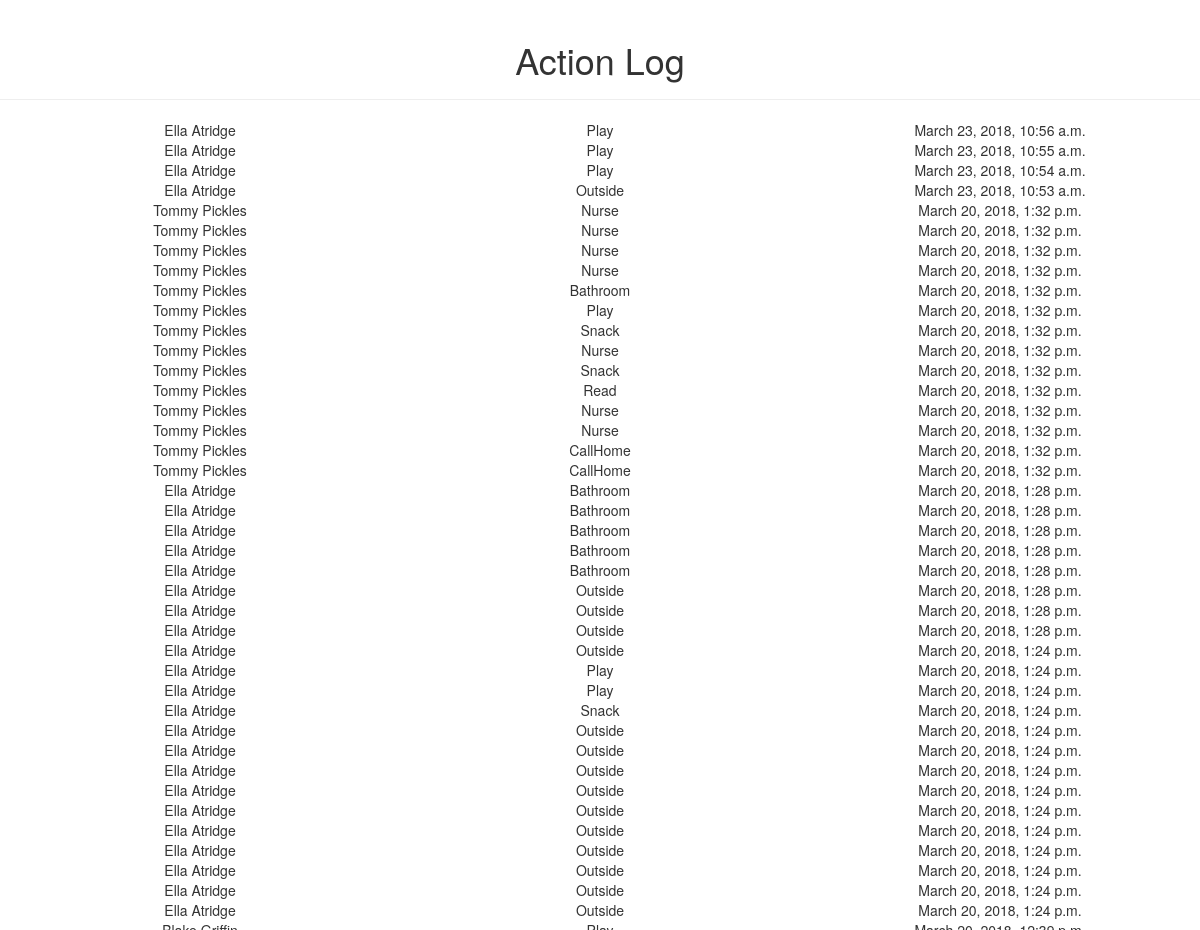
The page /actions/ (signed in, upper part) on the database as committed earlier.
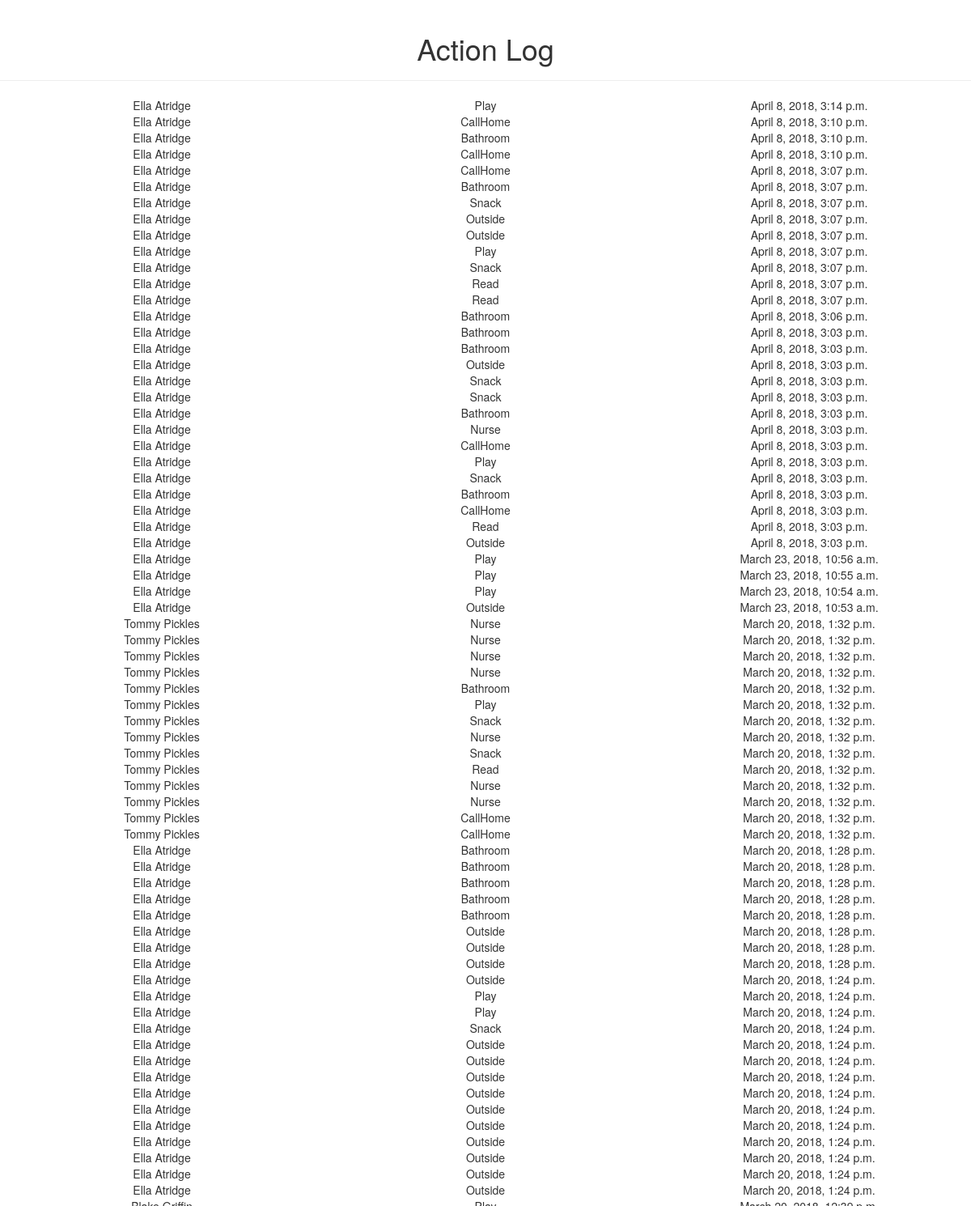
The same page on the database as committed later.
### webApp/models.py (models this page shows, shortened)
class Action(models.Model):
    ACTION_CHOICES = [('S', 'Snack'), ('P', 'Play'), ('O', 'Outside'), ('B', 'Bathroom'), ('C', 'CallHome'), ('N', 'Nurse'), ('R', 'Read')]
    time = models.DateTimeField()
    action = models.CharField(max_length=1, choices=ACTION_CHOICES)
    student = models.ForeignKey('Student', on_delete=models.CASCADE)
    class Meta:
        ordering = ['-time']

class Student(models.Model):
    first_name = models.CharField(max_length=50)
    last_name = models.CharField(max_length=50)
    date_of_birth = models.DateField()
    gender = models.CharField(max_length=10, choices=[('M', 'Male'), ('F', 'Female')])
    parent = models.ForeignKey(User, null=True, blank=True, on_delete=models.CASCADE)
    def __str__(self):
        return(self.first_name + ' ' + self.last_name)
    class Meta:
        unique_together = [("first_name", "last_name", "date_of_birth")]
        ordering = ['last_name']

### webApp/views.py (the view)
# urls.py: url(r'^actions/$', views.action_log, name='action_log'),
def action_log(request):
    if request.user.is_authenticated:
        if request.user.is_staff:
            actions = Action.objects.all()
            return render(request, 'action_log.html', {'actions': actions})
        else:
            return redirect('/unauth')
    else:
        return redirect('/accounts/login')

### webApp/templates/action_log.html
{% extends "base.html" %}
{% block content %}
<div class="page-header">
  <h1 class="text-center"> Action Log </h1>
</div>
{% for action in actions %}
  <div class="text-center">
    <div class="col-md-4">
      {{ action.student }}
    </div>
    <div class="col-md-4">
        {{ action.get_action_display }}
    </div>
    <div class="col-md-4">
        {{ action.time }}
    </div>
  </div>
{% endfor %}
{% endblock %}

Rows that differ between the two databases and show on the page:
added Action: student "Ella Atridge", action "Play", time "April 8, 2018, 3:14 p.m."
added Action: student "Ella Atridge", action "CallHome", time "April 8, 2018, 3:10 p.m."
added Action: student "Ella Atridge", action "Bathroom", time "April 8, 2018, 3:10 p.m."
added Action: student "Ella Atridge", action "CallHome", time "April 8, 2018, 3:10 p.m."
added Action: student "Ella Atridge", action "CallHome", time "April 8, 2018, 3:07 p.m."
added Action: student "Ella Atridge", action "Bathroom", time "April 8, 2018, 3:07 p.m."
added Action: student "Ella Atridge", action "Snack", time "April 8, 2018, 3:07 p.m."
added Action: student "Ella Atridge", action "Outside", time "April 8, 2018, 3:07 p.m."
added Action: student "Ella Atridge", action "Outside", time "April 8, 2018, 3:07 p.m."
added Action: student "Ella Atridge", action "Play", time "April 8, 2018, 3:07 p.m."
added Action: student "Ella Atridge", action "Snack", time "April 8, 2018, 3:07 p.m."
added Action: student "Ella Atridge", action "Read", time "April 8, 2018, 3:07 p.m."
added Action: student "Ella Atridge", action "Read", time "April 8, 2018, 3:07 p.m."
added Action: student "Ella Atridge", action "Bathroom", time "April 8, 2018, 3:06 p.m."
added Action: student "Ella Atridge", action "Bathroom", time "April 8, 2018, 3:03 p.m."
added Action: student "Ella Atridge", action "Bathroom", time "April 8, 2018, 3:03 p.m."
added Action: student "Ella Atridge", action "Outside", time "April 8, 2018, 3:03 p.m."
added Action: student "Ella Atridge", action "Snack", time "April 8, 2018, 3:03 p.m."
added Action: student "Ella Atridge", action "Snack", time "April 8, 2018, 3:03 p.m."
added Action: student "Ella Atridge", action "Bathroom", time "April 8, 2018, 3:03 p.m."
added Action: student "Ella Atridge", action "Nurse", time "April 8, 2018, 3:03 p.m."
added Action: student "Ella Atridge", action "CallHome", time "April 8, 2018, 3:03 p.m."
added Action: student "Ella Atridge", action "Play", time "April 8, 2018, 3:03 p.m."
added Action: student "Ella Atridge", action "Snack", time "April 8, 2018, 3:03 p.m."
added Action: student "Ella Atridge", action "Bathroom", time "April 8, 2018, 3:03 p.m."
added Action: student "Ella Atridge", action "CallHome", time "April 8, 2018, 3:03 p.m."
added Action: student "Ella Atridge", action "Read", time "April 8, 2018, 3:03 p.m."
added Action: student "Ella Atridge", action "Outside", time "April 8, 2018, 3:03 p.m."
